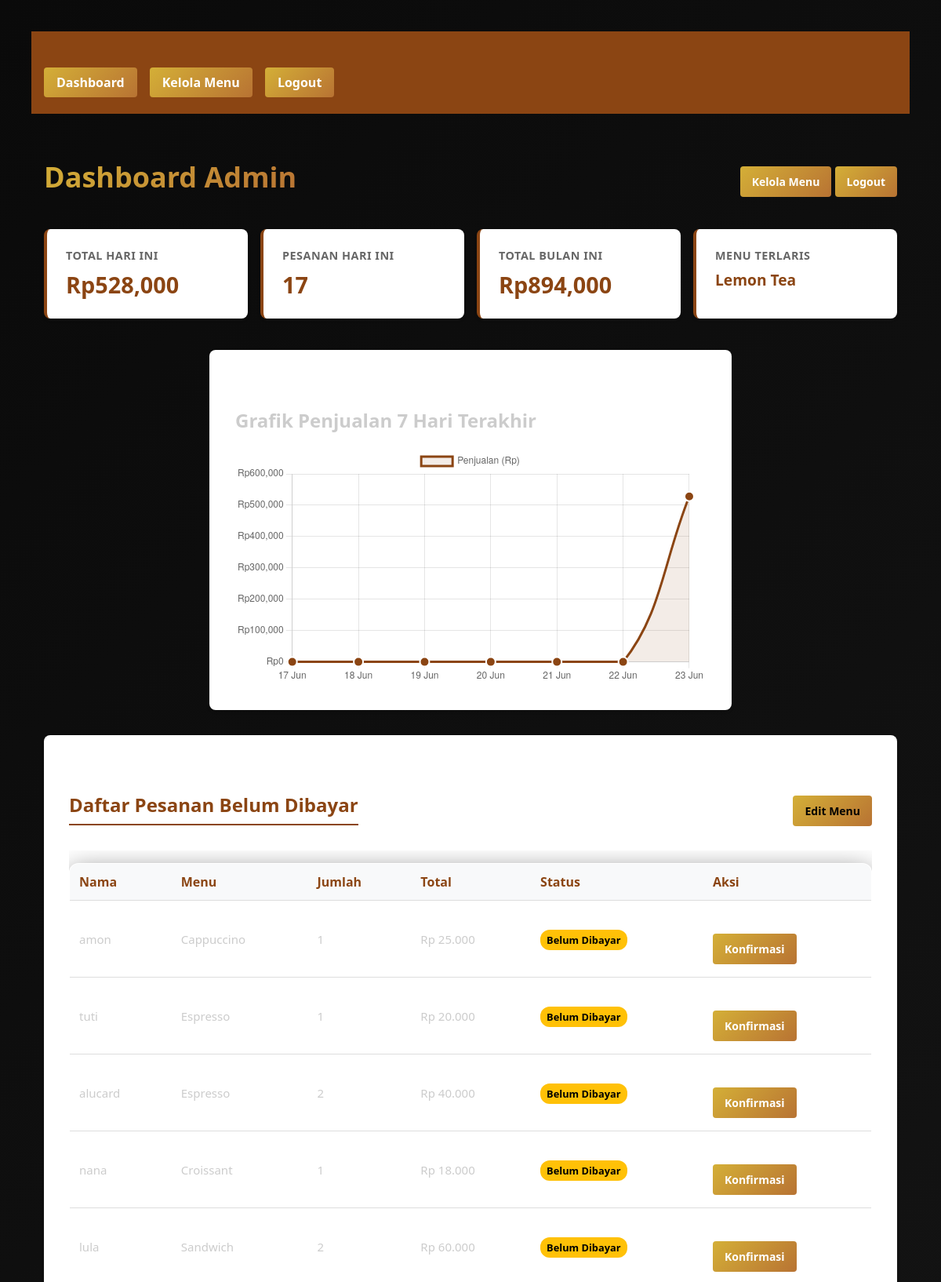
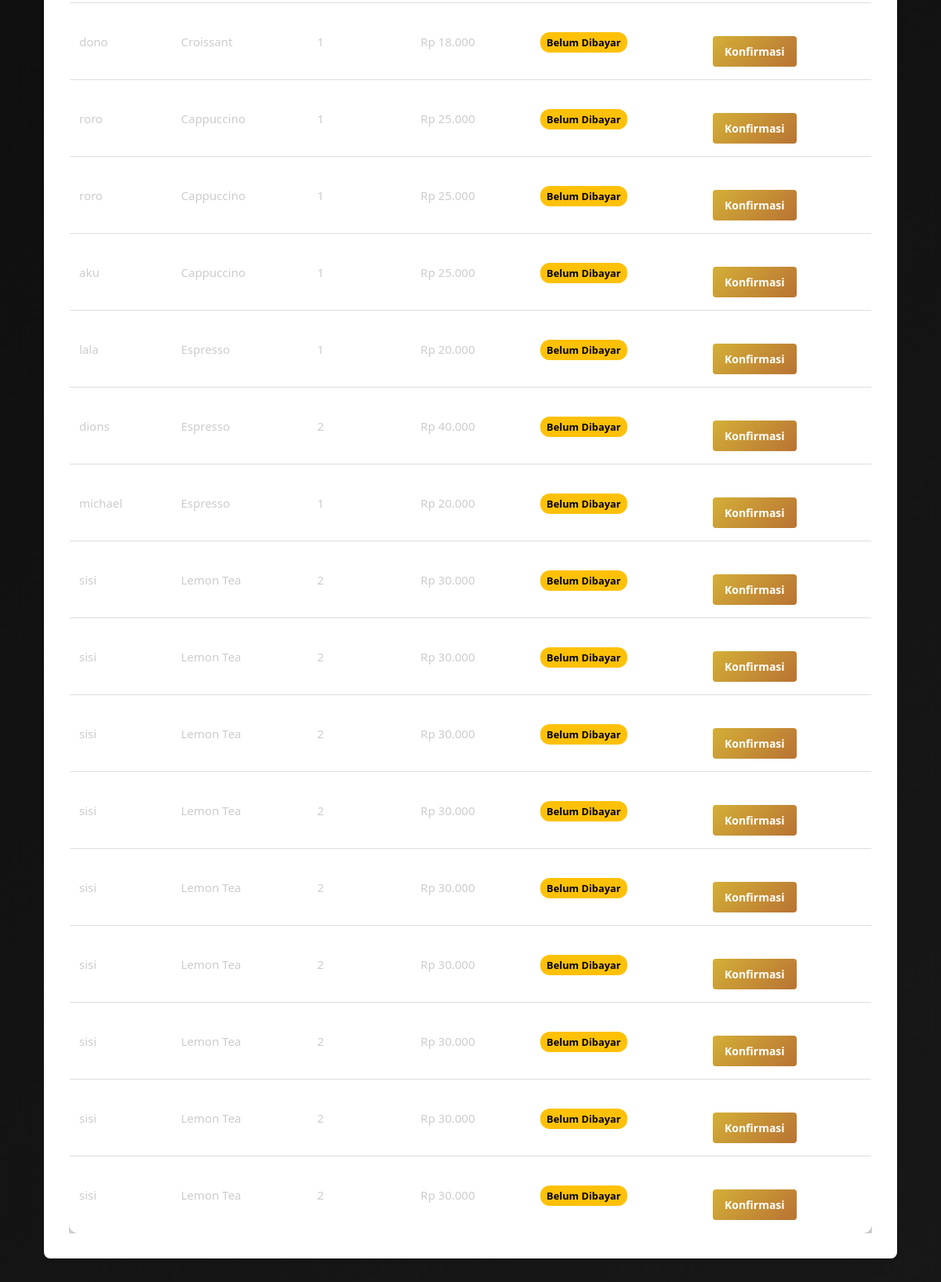
The page /admin/dashboard.php (signed in, upper part) on the database its author committed (2 pictures, top to bottom).
### tables this page shows
CREATE TABLE `pesanan` (
  `id` int(11) NOT NULL,
  `nama_pelanggan` varchar(100) DEFAULT NULL,
  `menu_id` int(11) DEFAULT NULL,
  `jumlah` int(11) DEFAULT NULL,
  `total_harga` int(11) DEFAULT NULL,
  `waktu_pesan` timestamp NOT NULL DEFAULT current_timestamp(),
  `status` enum('belum_dibayar','sudah_dibayar') DEFAULT 'belum_dibayar',
  `order_id` varchar(50) DEFAULT NULL,
  `tanggal` datetime DEFAULT NULL
);

CREATE TABLE `menu` (
  `id` int(11) NOT NULL,
  `nama` varchar(100) NOT NULL,
  `harga` int(11) NOT NULL,
  `kategori` varchar(100) DEFAULT NULL,
  `deskripsi` text DEFAULT NULL,
  `status` enum('tersedia','habis','tidak-tersedia') DEFAULT 'tersedia'
);

### admin/dashboard.php (the view, shortened to what this page needs)
<?php
include '../database.php';
$hari_ini = date('Y-m-d');
$bulan_ini = date('Y-m');
$totalHari = mysqli_fetch_assoc(mysqli_query($conn, "SELECT SUM(total_harga) AS total FROM pesanan WHERE DATE(waktu_pesan) = '$hari_ini'"))['total'] ?? 0;
$jumlahPesananHari = mysqli_fetch_assoc(mysqli_query($conn, "SELECT COUNT(*) AS jumlah FROM pesanan WHERE DATE(waktu_pesan) = '$hari_ini'"))['jumlah'] ?? 0;
$totalBulan = mysqli_fetch_assoc(mysqli_query($conn, "SELECT SUM(total_harga) AS total FROM pesanan WHERE DATE_FORMAT(waktu_pesan, '%Y-%m') = '$bulan_ini'"))['total'] ?? 0;
$menuTerlaris = mysqli_fetch_assoc(mysqli_query($conn, "SELECT m.nama, COUNT(*) as total FROM pesanan p JOIN menu m ON p.menu_id = m.id GROUP BY p.menu_id ORDER BY total DESC LIMIT 1"))['nama'] ?? 'Belum ada';
$chartData = [];
for ($i = 6; $i >= 0; $i--) {
    $tanggal = date('Y-m-d', strtotime("-$i days"));
    $hasil = mysqli_fetch_assoc(mysqli_query($conn, "SELECT SUM(total_harga) AS total FROM pesanan WHERE DATE(waktu_pesan) = '$tanggal'"))['total'] ?? 0;
    $chartData[] = ['tanggal' => $tanggal, 'total' => $hasil];
}
?>
<!DOCTYPE html>
<html lang="id">
<head>
    <link rel="stylesheet" href="../assets/dashboard.css">
</head>
<body>
    <nav class="admin-nav">
        <ul>
            <li><a href="dashboard.php">Dashboard</a></li>
            <li><a href="manage_menu.php">Kelola Menu</a></li>
            <li><a href="../logout.php">Logout</a></li>
        </ul>
    </nav>
    <div class="container" style="max-width: 1200px; margin: 0 auto; padding: 0 1rem;">
        <div class="dashboard-header">
            <h1>Dashboard Admin</h1>
            <div>
                <a href="manage_menu.php" class="btn btn-primary">Kelola Menu</a>
                <a href="../logout.php" class="btn btn-danger">Logout</a>
            </div>
        </div>
        <div class="statistik">
            <div class="stat-card">
                <h3>Total Hari Ini</h3>
                <p class="value">Rp<?= number_format($totalHari) ?></p>
            </div>
            <div class="stat-card">
                <h3>Pesanan Hari Ini</h3>
                <p class="value"><?= $jumlahPesananHari ?></p>
            </div>
            <div class="stat-card">
                <h3>Total Bulan Ini</h3>
                <p class="value">Rp<?= number_format($totalBulan) ?></p>
            </div>
            <div class="stat-card">
                <h3>Menu Terlaris</h3>
                <p class="value" style="font-size: 1.2rem;"><?= $menuTerlaris ?></p>
            </div>
        </div>
        <div class="chart-container">
            <h2>Grafik Penjualan 7 Hari Terakhir</h2>
            <canvas id="chart7hari" width="600" height="200"></canvas>
        </div>
        <div class="section">
            <div style="display: flex; justify-content: space-between; align-items: center; margin-bottom: 1rem;">
                <h2>Daftar Pesanan Belum Dibayar</h2>
                <a href="manage_menu.php" class="btn btn-warning">Edit Menu</a>
            </div>
            <div style="overflow-x: auto;">
                <table>
                    <thead>
                        <tr>
                            <th>Nama</th>
                            <th>Menu</th>
                            <th>Jumlah</th>
                            <th>Total</th>
                            <th>Status</th>
                            <th>Aksi</th>
                        </tr>
                    </thead>
                    <tbody>
                        <?php
                        $pesanan = mysqli_query($conn, "SELECT p.id, p.nama_pelanggan, m.nama AS menu, p.jumlah, p.total_harga, p.status
                                                        FROM pesanan p JOIN menu m ON p.menu_id = m.id
                                                        WHERE p.status = 'belum_dibayar'
                                                        ORDER BY p.waktu_pesan DESC");
                        if (mysqli_num_rows($pesanan) > 0) {
                            while ($row = mysqli_fetch_assoc($pesanan)) {
                                echo "<tr>
                                        <td>" . htmlspecialchars($row['nama_pelanggan']) . "</td>
                                        <td>" . htmlspecialchars($row['menu']) . "</td>
                                        <td>{$row['jumlah']}</td>
                                        <td>Rp " . number_format($row['total_harga'], 0, ',', '.') . "</td>
                                        <td><span class='status-badge status-belum-dibayar'>Belum Dibayar</span></td>
                                        <td><a href='dashboard.php?konfirmasi={$row['id']}' class='btn btn-success' onclick='return confirm(\"Konfirmasi pembayaran untuk pesanan ini?\")'>Konfirmasi</a></td>
                                    </tr>";
                            }
                        } else {
                            echo "<tr><td colspan='6' style='text-align: center; color: #666;'>Tidak ada pesanan yang belum dibayar</td></tr>";
                        }
                        ?>
                    </tbody>
                </table>
            </div>
        </div>
    </div>
    <script>
        // Chart configuration
        const ctx = document.getElementById('chart7hari').getContext('2d');
        new Chart(ctx, {
            type: 'line',
            data: {
                labels: <?= json_encode(array_column($chartData, 'tanggal')) ?>,
                datasets: [{
                    label: 'Penjualan (Rp)',
                    data: <?= json_encode(array_column($chartData, 'total')) ?>,
                    backgroundColor: 'rgba(139, 69, 19, 0.1)',
                    borderColor: '#8B4513',
                    borderWidth: 3,
                    fill: true,
                    tension: 0.4,
                    pointBackgroundColor: '#8B4513',
                    pointBorderColor: '#fff',
                    pointBorderWidth: 2,
                    pointRadius: 6
                }]
            },
            options: {
                responsive: true,
                maintainAspectRatio: false,
                scales: {
                    y: {
                        beginAtZero: true,
                        ticks: {
                            callback: function(value) {
                                return 'Rp' + value.toLocaleString();
                            }
                        }
                    },
                    x: {
                        ticks: {
                            callback: function(value, index) {
                                const date = new Date(this.getLabelForValue(value));
                                return date.toLocaleDateString('id-ID', {
                                    day: '2-digit',
                                    month: 'short'
                                });
                            }
                        }
                    }
                },
                plugins: {
                    legend: {
                        display: true,
                        position: 'top'
                    },
                    tooltip: {
                        callbacks: {
                            label: function(context) {
                                return 'Penjualan: Rp' + context.parsed.y.toLocaleString();
                            }
                        }
                    }
                }
            }
        });
        // Auto refresh setiap 5 menit untuk data real-time
        setTimeout(function() {
            location.reload();
        }, 300000); // 5 minutes
    </script>
</body>
</html>

### assets/dashboard.css (style rules this page uses)
:root { --primary-dark: #0a0a0a; --secondary-dark: #1a1a1a; --tertiary-dark: #2a2a2a; --accent-gold: #d4af37; --accent-copper: #b87333; --text-primary: #ffffff; --text-secondary: #cccccc; --text-muted: #888888; --border-color: #333333; --glass-bg: rgba(255, 255, 255, 0.05); --glass-border: rgba(255, 255, 255, 0.1); --shadow-dark: rgba(0, 0, 0, 0.5); --gradient-primary: linear-gradient(135deg, var(--accent-gold), var(--accent-copper)); --gradient-bg: linear-gradient(135deg, var(--primary-dark) 0%, var(--secondary-dark) 100%); }
body { font-family: 'Segoe UI', sans-serif; background: var(--gradient-bg); color: var(--text-primary); margin: 0; padding: 40px; }
h1 { font-size: 36px; margin-bottom: 10px; font-weight: 800; background: var(--gradient-primary); -webkit-background-clip: text; -webkit-text-fill-color: transparent; }
h2 { font-size: 24px; color: var(--text-secondary); margin-top: 40px; }
table { width: 100%; border-collapse: collapse; margin-top: 20px; background: var(--glass-bg); backdrop-filter: blur(20px); -webkit-backdrop-filter: blur(20px); border: 1px solid var(--glass-border); border-radius: 12px; overflow: hidden; box-shadow: 0 8px 32px var(--shadow-dark); }
th { background: var(--tertiary-dark); color: var(--accent-gold); padding: 12px; font-size: 16px; text-align: left; border-bottom: 1px solid var(--glass-border); }
td { padding: 12px; border-bottom: 1px solid var(--border-color); font-size: 15px; color: var(--text-secondary); }
p { font-size: 16px; margin-top: 10px; color: var(--text-primary); }
a { display: inline-block; margin-top: 30px; padding: 10px 20px; background: var(--gradient-primary); color: var(--primary-dark); text-decoration: none; border-radius: 8px; font-weight: bold; transition: all 0.3s ease; position: relative; overflow: hidden; }
a::before { content: ''; position: absolute; top: 0; left: -100%; width: 100%; height: 100%; background: linear-gradient(90deg, transparent, rgba(255,255,255,0.1), transparent); transition: left 0.5s ease; }
.chart-container { max-width: 600px; margin: 40px auto; padding: 20px; background: var(--glass-bg); border: 1px solid var(--glass-border); border-radius: 16px; box-shadow: 0 8px 24px var(--shadow-dark); }
.chart-container canvas { width: 100% !important; height: auto !important; max-height: 300px; }

### admin/dashboard.php (style rules this page uses)
.admin-nav { background-color: #8B4513; padding: 1rem; margin-bottom: 2rem; }
.admin-nav ul { list-style: none; display: flex; gap: 1rem; margin: 0; padding: 0; flex-wrap: wrap; }
.admin-nav a { color: white; text-decoration: none; padding: 0.5rem 1rem; background-color: rgba(255,255,255,0.1); border-radius: 4px; transition: background-color 0.3s; }
.dashboard-header { display: flex; justify-content: space-between; align-items: center; margin-bottom: 2rem; flex-wrap: wrap; gap: 1rem; }
.btn { padding: 10px 15px; border: none; border-radius: 4px; cursor: pointer; text-decoration: none; display: inline-block; font-size: 14px; transition: opacity 0.3s; }
.btn-primary { background-color: #007bff; color: white; }
.btn-success { background-color: #28a745; color: white; }
.btn-warning { background-color: #ffc107; color: black; }
.btn-danger { background-color: #dc3545; color: white; }
.statistik { display: grid; grid-template-columns: repeat(auto-fit, minmax(250px, 1fr)); gap: 1rem; margin-bottom: 2rem; }
.stat-card { background: white; padding: 1.5rem; border-radius: 8px; box-shadow: 0 2px 4px rgba(0,0,0,0.1); border-left: 4px solid #8B4513; }
.stat-card h3 { color: #666; font-size: 0.9rem; margin: 0 0 0.5rem 0; text-transform: uppercase; letter-spacing: 0.5px; }
.stat-card .value { color: #8B4513; font-size: 1.8rem; font-weight: bold; margin: 0; }
.chart-container { background: white; padding: 2rem; border-radius: 8px; box-shadow: 0 2px 4px rgba(0,0,0,0.1); margin-bottom: 2rem; }
.section { background: white; padding: 2rem; border-radius: 8px; box-shadow: 0 2px 4px rgba(0,0,0,0.1); margin-bottom: 2rem; }
.section h2 { color: #8B4513; margin-bottom: 1rem; border-bottom: 2px solid #8B4513; padding-bottom: 0.5rem; }
table { width: 100%; border-collapse: collapse; margin-top: 1rem; }
th, td { padding: 12px; text-align: left; border-bottom: 1px solid #ddd; }
th { background-color: #f8f9fa; font-weight: bold; color: #8B4513; }
.status-badge { padding: 4px 8px; border-radius: 12px; font-size: 0.8rem; font-weight: bold; }
.status-belum-dibayar { background-color: #ffc107; color: black; }

### rows shown on the page
pesanan: nama_pelanggan "amon", menu.nama "Cappuccino", jumlah "1", total_harga "25.000"
pesanan: nama_pelanggan "tuti", menu.nama "Espresso", jumlah "1", total_harga "20.000"
pesanan: nama_pelanggan "alucard", menu.nama "Espresso", jumlah "2", total_harga "40.000"
pesanan: nama_pelanggan "nana", menu.nama "Croissant", jumlah "1", total_harga "18.000"
pesanan: nama_pelanggan "lula", menu.nama "Sandwich", jumlah "2", total_harga "60.000"
pesanan: nama_pelanggan "dono", menu.nama "Croissant", jumlah "1", total_harga "18.000"
pesanan: nama_pelanggan "roro", menu.nama "Cappuccino", jumlah "1", total_harga "25.000"
pesanan: nama_pelanggan "roro", menu.nama "Cappuccino", jumlah "1", total_harga "25.000"
pesanan: nama_pelanggan "aku", menu.nama "Cappuccino", jumlah "1", total_harga "25.000"
pesanan: nama_pelanggan "lala", menu.nama "Espresso", jumlah "1", total_harga "20.000"
pesanan: nama_pelanggan "dions", menu.nama "Espresso", jumlah "2", total_harga "40.000"
pesanan: nama_pelanggan "michael", menu.nama "Espresso", jumlah "1", total_harga "20.000"
pesanan: nama_pelanggan "sisi", menu.nama "Lemon Tea", jumlah "2", total_harga "30.000"
pesanan: nama_pelanggan "sisi", menu.nama "Lemon Tea", jumlah "2", total_harga "30.000"
pesanan: nama_pelanggan "sisi", menu.nama "Lemon Tea", jumlah "2", total_harga "30.000"
pesanan: nama_pelanggan "sisi", menu.nama "Lemon Tea", jumlah "2", total_harga "30.000"
pesanan: nama_pelanggan "sisi", menu.nama "Lemon Tea", jumlah "2", total_harga "30.000"
pesanan: nama_pelanggan "sisi", menu.nama "Lemon Tea", jumlah "2", total_harga "30.000"
pesanan: nama_pelanggan "sisi", menu.nama "Lemon Tea", jumlah "2", total_harga "30.000"
pesanan: nama_pelanggan "sisi", menu.nama "Lemon Tea", jumlah "2", total_harga "30.000"
pesanan: nama_pelanggan "sisi", menu.nama "Lemon Tea", jumlah "2", total_harga "30.000"

### other values the page prints
$totalHari "528,000"
$jumlahPesananHari "17"
$totalBulan "894,000"
$menuTerlaris "Lemon Tea"
chart data {{ json_encode(array_column($chartData, 'tanggal')) }} ["2025-06-17","2025-06-18","2025-06-19","2025-06-20","2025-06-21","2025-06-22","2025-06-23"]
chart data {{ json_encode(array_column($chartData, 'total')) }} [0,0,0,0,0,0,"528000"]
